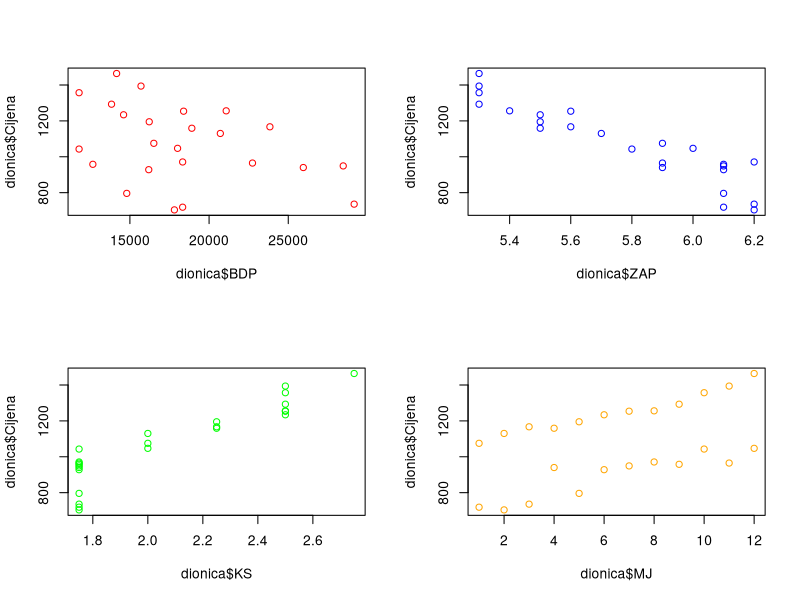
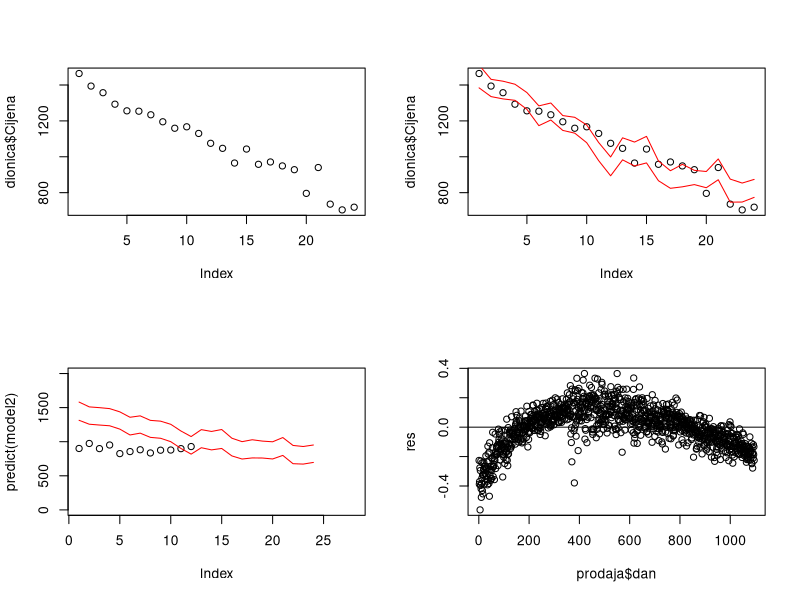
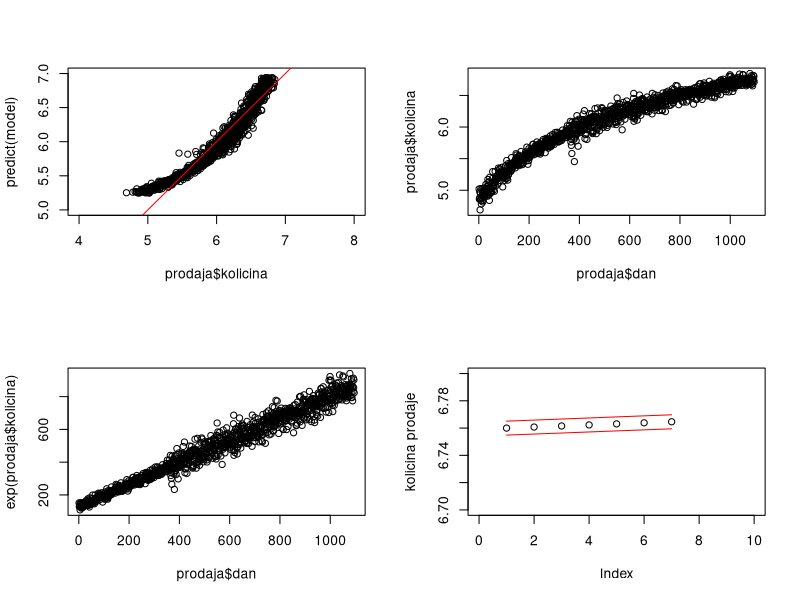

Write R code to recreate these figures, in order.
## ---- chunk 1
knitr::opts_chunk$set(echo = TRUE)
## ---- chunk 2
#grafičko testiranje ovisnosti
dionica = read.csv("dionica.csv") #učitavanje podataka
par(mfrow=c(2,2)) 
plot(dionica$BDP, dionica$Cijena, col="red") # uopće se ne čini zavisnos
plot(dionica$ZAP, dionica$Cijena, col="blue") #moguća zavisnost
plot(dionica$KS, dionica$Cijena, col="green")
plot(dionica$MJ, dionica$Cijena, col= "orange") #moguća zavisnost

#testiranje ovisnosti kroz model
model = lm(dionica$Cijena ~ dionica$BDP+dionica$ZAP+dionica$KS+dionica$MJ)
summary(model) 
#mali p value - model statisticki značajan
#ZAP zavisan najviše, MJ nakon njega, BDP nije tolko važan za cijenu
## ---- chunk 3
#pouzdana pruga za srednju vrijednost
plot(dionica$Cijena)
matrica = predict(model, level=0.9, i="c") 
matrica = as.data.frame(matrica)
plot(dionica$Cijena)
lines(matrica$lwr, col="red") 
lines(matrica$upr, col="red")
## ---- chunk 4
#testiranje da je koeficijent uz kamatna stopu 100
model2 = lm(dionica$Cijena ~dionica$BDP+dionica$ZAP+ offset(100*dionica$KS)+dionica$MJ)
anova(model2,model)
#velika p vrijednost -> jednostavniji model(model2) je "dovoljan"
#ne odbacujemo nul hipotezu, znaci da je ovaj koeficijent 100
## ---- chunk 5
nove_dionice = read.csv("nova_cijena.csv") 
model2= lm(nove_dionice$Cijena ~ nove_dionice$BDP+nove_dionice$ZAP+nove_dionice$KS+nove_dionice$MJ)

matrica = predict(model, level=0.9, i="p") 
matrica = as.data.frame(matrica)

plot(predict(model2), xlim=c(1,28), ylim=c(0,2000))
lines(matrica$lwr, col="red") 
lines(matrica$upr, col="red")
#procjene nisu dobre -> premalen uzorak
## ---- chunk 6
#uklananje točaka radi poboljšanja prediktivne vrijednosti
library(base)
distance = cooks.distance(model)
length(distance[distance > 0.5]) 

#utjecajne točke ne postoje
## ---- chunk 7
prodaja = read.table("prodaja.dat", header=TRUE) 
model = lm(prodaja$kolicina~prodaja$dan)
summary(model)
## ---- chunk 8
#1.linearnost podataka
res = model$res
plot(prodaja$dan, res) 
abline(a=0,b=0)
#raspršenje oko apcise ukazuje na nelinearnost

plot(prodaja$kolicina, predict(model),xlim=c(4,8), ylim=c(5,7))
abline(a=0,b=1, col="red")
#raspršenje oko pravca y=x ukazuje na nelinearnost

plot(prodaja$dan, prodaja$kolicina)
plot(prodaja$dan, exp(prodaja$kolicina)) #vidimo da je ovo dobra transformacija
model = lm(exp(prodaja$kolicina)~prodaja$dan)
summary(model)

#2.nezavisnost grešaka
library(lmtest)
dwtest(model)
#null hipoteza je da ne postoji korelacija
#velik p vrijednost, ne odbacujemo null hipotezu 
#možemo pretpo da na svakoj stan raz značajnosti nisu korelirani

#3. homogenost greška
library(tseries)
jarque.bera.test(model$res)
#mala p value, odbacujemo H_0, 
#null hipoteza je podaci dolaze iz normalne distribucije
#ovi rezidualni nisu normali


#4. normalnost greška
shapiro.test(model$res)
#mala p value, odbacujemo H_0
#nemogu pretpo normalnost
## ---- chunk 9
y <- exp(prodaja$kolicina)
x <- prodaja$dan
model = lm(y ~ x)
future <- data.frame(x = c(1096:1102))


plot(log(predict(model, newdata = future, interval = 'confidence'))[,1], xlim=c(0,10), ylim=c(6.7,6.8), ylab="kolicina prodaje")
lines(log(predict(model, newdata = future, interval = 'confidence')[,2]), col="red") 
lines(log(predict(model, newdata = future, interval = 'confidence')[,3]), col="red")


